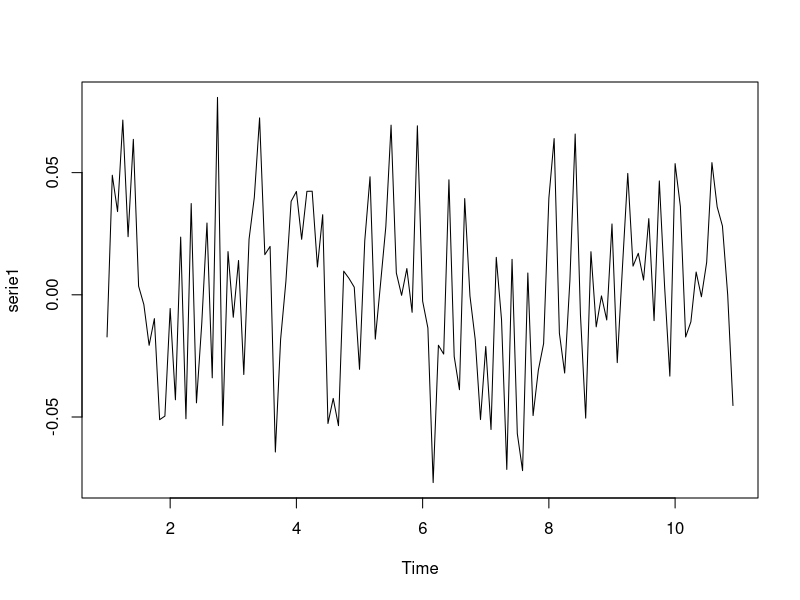
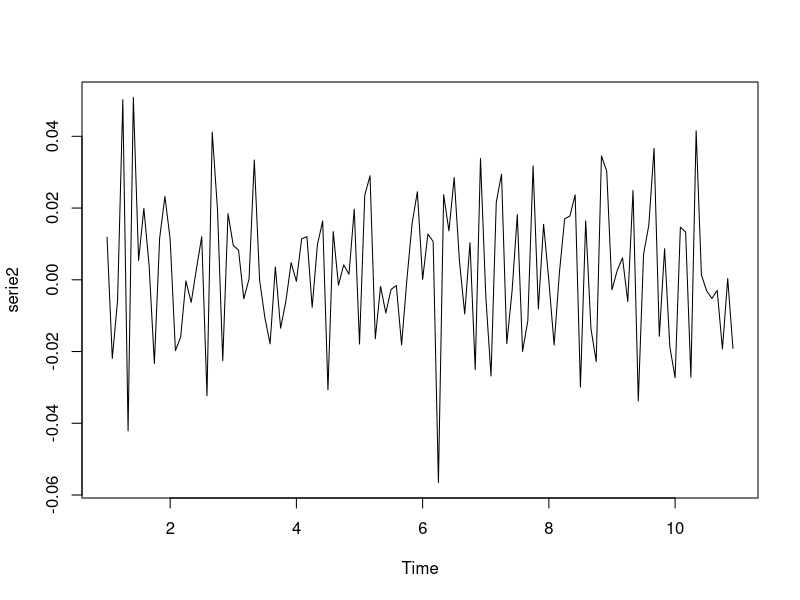
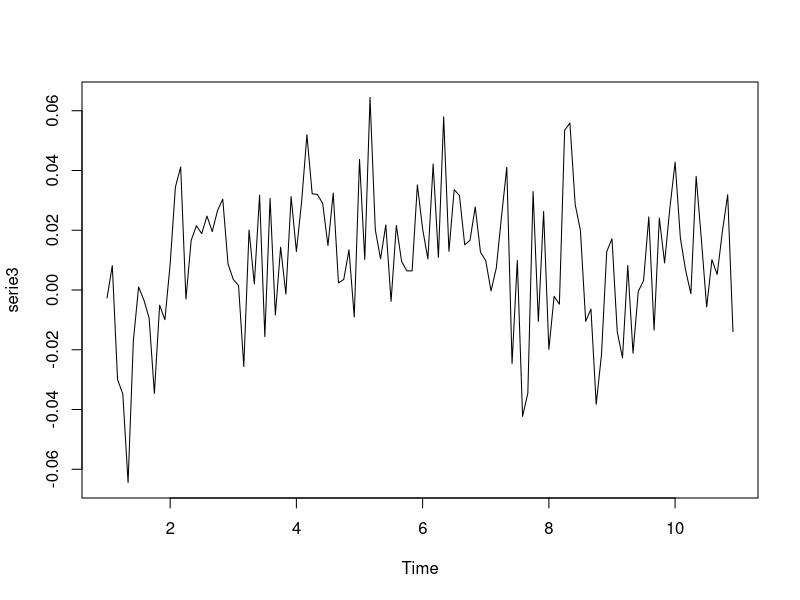
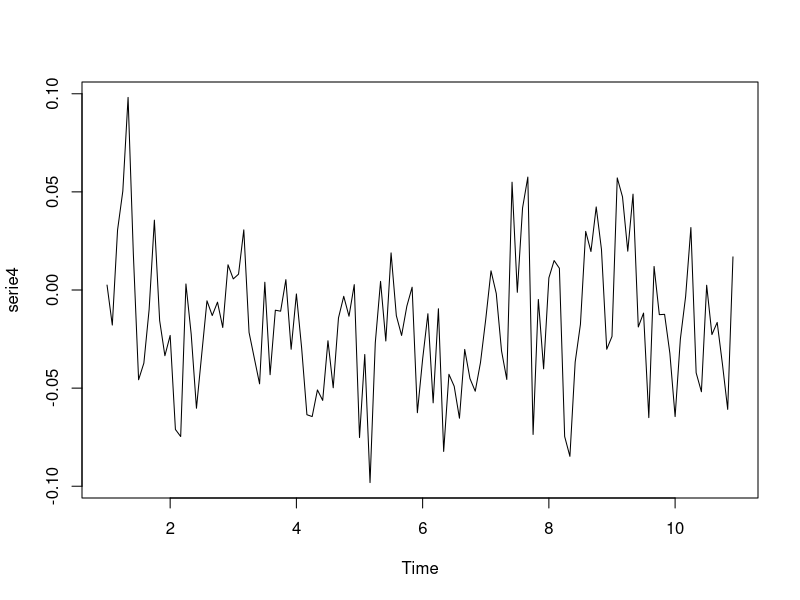
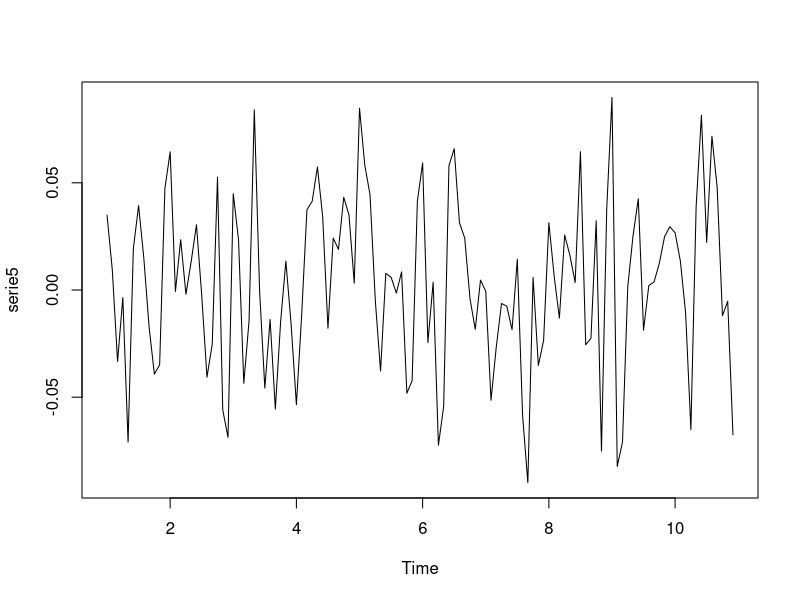

Here is the R script that generated these plots, in order:
## ---- chunk 1
knitr::opts_chunk$set(echo = TRUE)
## ---- chunk 2
library(readr)
library(forecast)
library(lmtest)
library(ggplot2)

stock <- read.csv("stock_returns_train.csv")

stock 

serie1 <- ts(data = stock$X1, frequency = 12)
plot(serie1)

serie2 <- ts(data = stock$X2, frequency = 12)
plot(serie2)

serie3 <- ts(data = stock$X3, frequency = 12)
plot(serie3)

serie4 <- ts(data = stock$X4, frequency = 12)
plot(serie4)

serie5 <- ts(data = stock$X5, frequency = 12)
plot(serie5)
